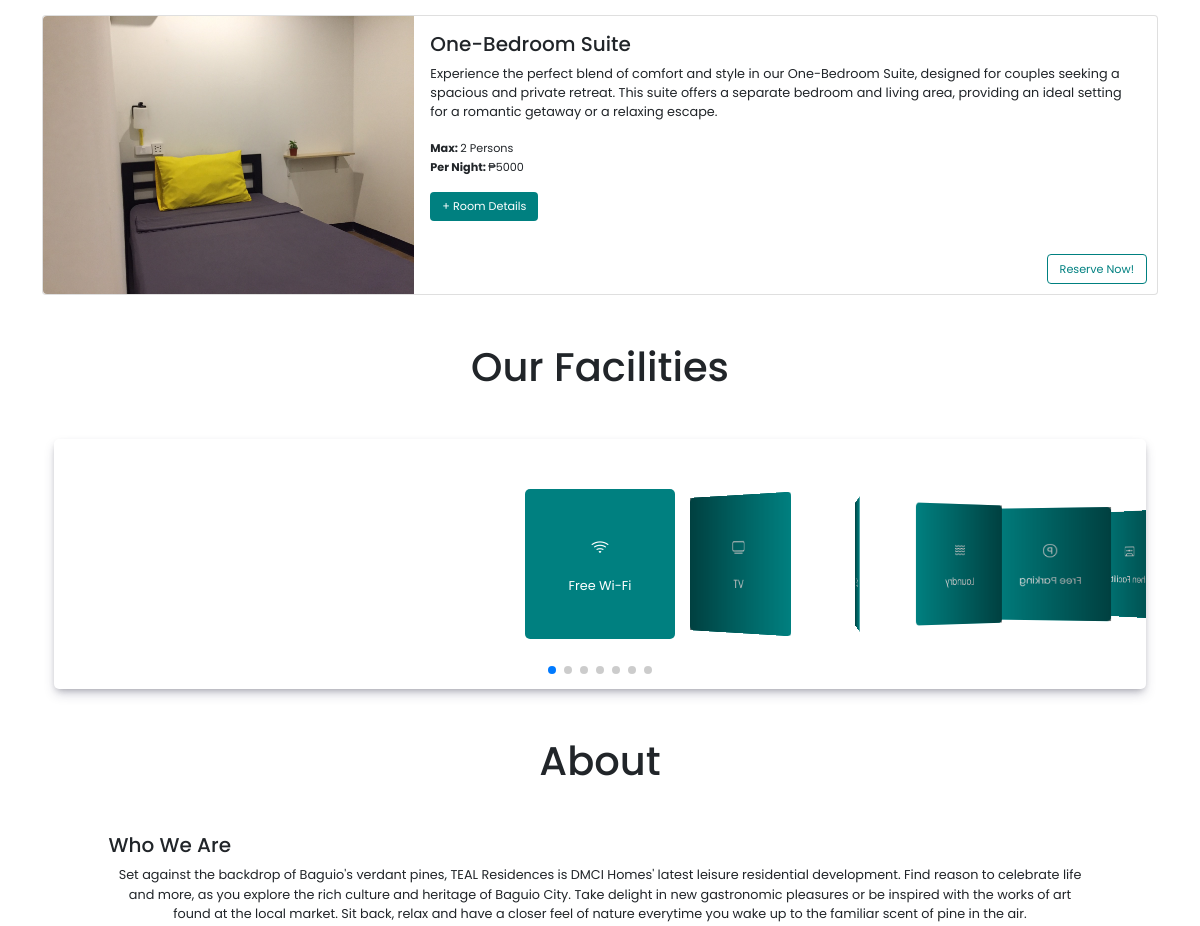
/user/pages/homepage.php (middle part), run on an earlier commit of the app's database.
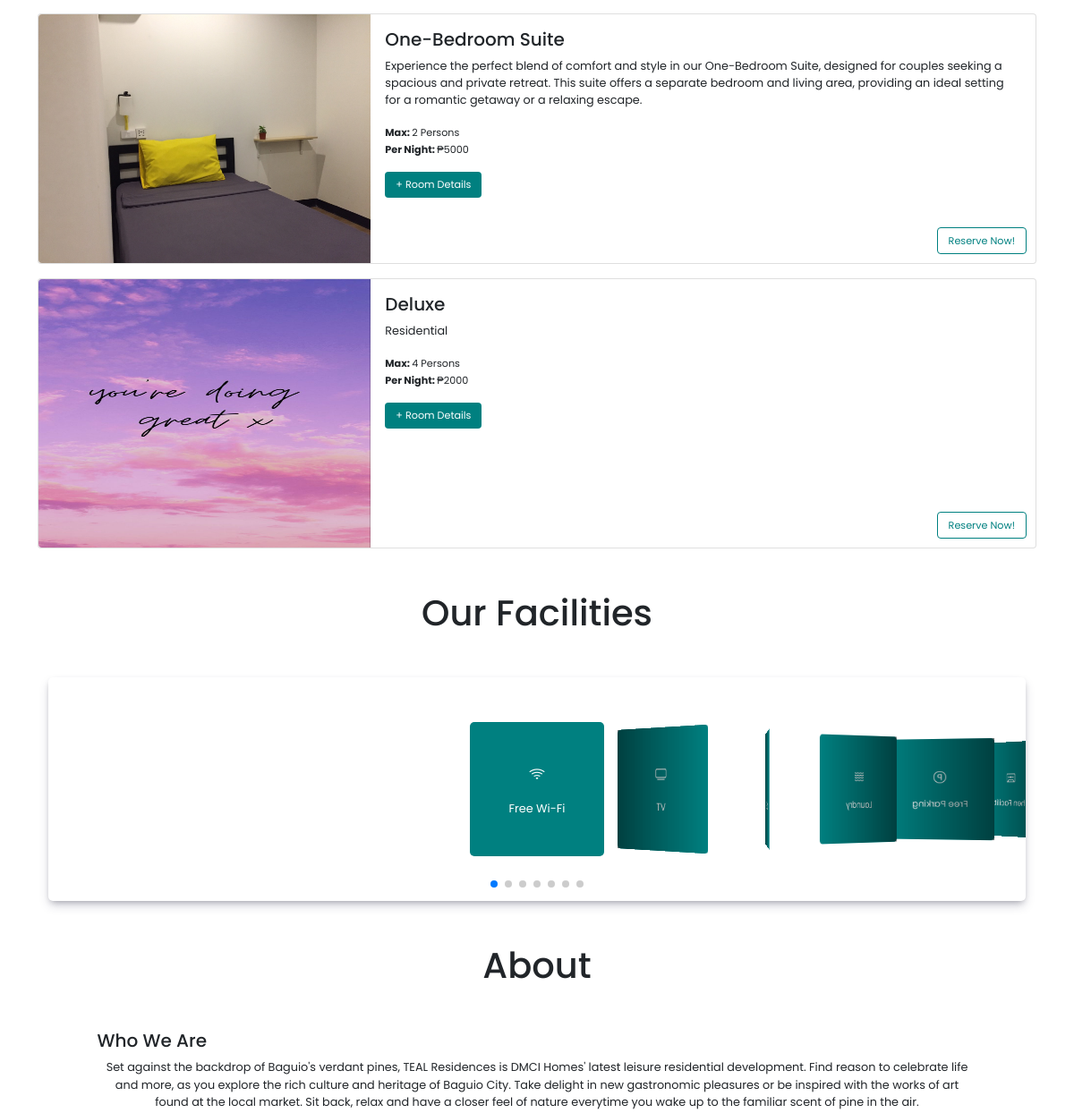
And on a later commit of the database.
### tables this page shows
CREATE TABLE `rooms` (
  `room_id` int(11) NOT NULL,
  `room_picture` varchar(500) NOT NULL,
  `room_title` varchar(100) NOT NULL,
  `room_description` varchar(450) NOT NULL,
  `room_max_person` tinyint(20) NOT NULL,
  `per_night` int(11) NOT NULL
);

CREATE TABLE `facilities_table` (
  `id` int(11) NOT NULL,
  `icon` varchar(1500) NOT NULL,
  `item` varchar(100) NOT NULL
);

CREATE TABLE `credentials_table` (
  `id` int(11) NOT NULL,
  `who_we_are` varchar(700) NOT NULL,
  `location` varchar(700) NOT NULL,
  `site_title` varchar(100) NOT NULL
);

### user/pages/partials/our_room.php (the view, shortened to what this page needs)
<?php require('/xampp/htdocs/tEAl-Residences/user/connection/connect.php');
$sql = "SELECT * FROM rooms";
$result = $conn->query($sql);
?>
<div class="our_room container" id="rooms">
    <div class="box_container mt-5">
        <div class="box_1">
            <?php
            if ($result->num_rows > 0) {
                while ($row = $result->fetch_assoc()) {
                    echo '<div class="box_2" data-aos="fade-up"><div class="card mb-3" style="max-width: 1500px;">
                    <div class="row g-0">
                        <div class="col-md-4">
                            <img src="http://localhost/teal-residences/user/public/images/' . $row["room_picture"] . '" class="img-fluid rounded-start" alt="...">
                        </div>
                        <div class="col-md-8">
                            <div class="card-body">
                                <h5 class="card-title">' . $row["room_title"] . '</h5>
                                <p class="card-text">' . $row["room_description"] . '</p>
                                <p class="card-text mb-0"><small class="text-body-secondary"> <span class="max">Max:
                                        </span>' . $row["room_max_person"] . '
                                        Persons</small></p>
                                        <p class="card-text"><small class="text-body-secondary"> <span class="max">Per Night:
                                        </span>₱' . $row["per_night"] . '
                                        </small></p>
                                <button type="button" class="btn btn-primary btn_room_details shadow-none" data-bs-toggle="modal" data-bs-target="#fullScreenModalApartment' . $row["room_id"] . '">
                                    + Room Details
                                </button>
                                <button type="button" class="btn btn-outline-secondary btn_reserve shadow-none" onclick="get_room_by_id(' . $row["room_id"] . ')">Reserve
                                    Now!</button>
                            </div>
                        </div>
                    </div>
                </div> </div>';
                }
            } else {
                echo "0 results";
            }
            ?>
        </div>
    </div>

### user/pages/homepage.php (shortened to what this page needs)
<!DOCTYPE html>
<html lang="en">
<head>
    <?php require('./partials/links.php') ?>
</head>
<body>
    <?php require('./partials/nav.php') ?>
    <?php require('./partials/our_room.php') ?>
    <?php require('./partials/facilities.php') ?>
    <?php require('./partials/about.php') ?>
    <?php require('./partials/contact_us.php') ?>
</body>
</html>

### user/pages/partials/links.php (shortened to what this page needs)
<link href="https://cdn.jsdelivr.net/npm/bootstrap@5.0.2/dist/css/bootstrap.min.css" rel="stylesheet"
>
<link rel="stylesheet" href="../public/css/default.css">
<link rel="stylesheet" href="../public/css/header.css">
<link rel="stylesheet" href="../public/css/homepage.css">
<link rel="stylesheet" href="../public/css/image_swiper.css">
<link rel="stylesheet" href="https://cdn.jsdelivr.net/npm/swiper@11/swiper-bundle.min.css" />
<link rel="stylesheet" href="https://cdn.jsdelivr.net/npm/bootstrap-icons@1.11.1/font/bootstrap-icons.css">
<link rel="stylesheet" href="https://unpkg.com/aos@next/dist/aos.css" />

### user/pages/partials/facilities.php
<?php require('/xampp/htdocs/tEAl-Residences/user/connection/connect.php');
$sql = "SELECT * FROM facilities_table";
$result = $conn->query($sql);
?>
<div class="container" id="facilities">
    <h1 class="text-center mt-5 mb-5" data-aos="fade-up">Our Facilities</h1>
    <div class="test" data-aos="fade-up">
        <div class="swiperr mySwiper2">
            <div class="swiper-wrapper">
                <?php
                if ($result->num_rows > 0) {
                    while ($row = $result->fetch_assoc()) {
                        echo '<div class="swiper-slide d-flex align-items-center flex-column gap-3">
                            ' . $row["icon"] . '
                            <span style="font-size: .8rem"> ' . $row["item"] . '</span>
                        </div>';
                    }
                }
                ?>
            </div>
            <div class="swiper-pagination"></div>
        </div>
    </div>
</div>

### user/pages/partials/about.php (shortened to what this page needs)
<?php require('/xampp/htdocs/tEAl-Residences/user/connection/connect.php');
$sql2 = "SELECT * FROM credentials_table";
$result2 = $conn->query($sql2);
?>
<div class="container" id="about" data-aos="fade-up">
    <h1 class="text-center mt-5 mb-5">About</h1>
    <div class="about_us_center" style="margin-inline: 5%">
        <h5>Who We Are</h5>
        <p style="font-size: .8rem; text-align: center;">
            <?php
            if ($result2->num_rows > 0) {
                if ($row = $result2->fetch_assoc()) {
                    echo $row["who_we_are"];
                }
            }
            ?></p>
    </div>

### user/pages/partials/contact_us.php (shortened to what this page needs)
<link rel="stylesheet" href="sweetalert2.min.css">

### user/public/css/default.css (style rules this page uses)
* { font-family: 'Poppins', sans-serif; box-sizing: border-box; scroll-behavior: smooth; }

### user/public/css/homepage.css (style rules this page uses)
.card .max { font-weight: bold; }
.card .card-text { font-size: 0.8rem; }
.card { position: relative; }
.card .btn_room_details, .card .btn_reserve { font-size: 0.7rem; }
.card .btn_room_details { background: #008080; border: none; }
.card .btn_reserve { position: absolute; bottom: 10px; right: 10px; border: 1px solid #008080; color: #008080; }

### user/pages/homepage.php (style rules this page uses)
.swiperr { width: 100%; padding-top: 50px; padding-bottom: 50px; }
.swiper-slide { background-position: center; background-size: cover; background: #008080; color: white; width: 150px; height: 150px; border-radius: 5px; }
.test { overflow: hidden; border-radius: 5px; box-shadow: rgba(50, 50, 93, 0.25) 0px 6px 12px -2px, rgba(0, 0, 0, 0.3) 0px 3px 7px -3px; }
.swiper-pagination { height: 5px; width: 5px; padding-bottom: 1.5rem; }

### user/pages/partials/our_room.php (style rules this page uses)
img { max-height: 300px; width: 100%; }

What changed in the data, as far as the page shows it:
added rooms: room_picture (picture), room_title "Deluxe", room_description "Residential", room_max_person "4", per_night "2000"
